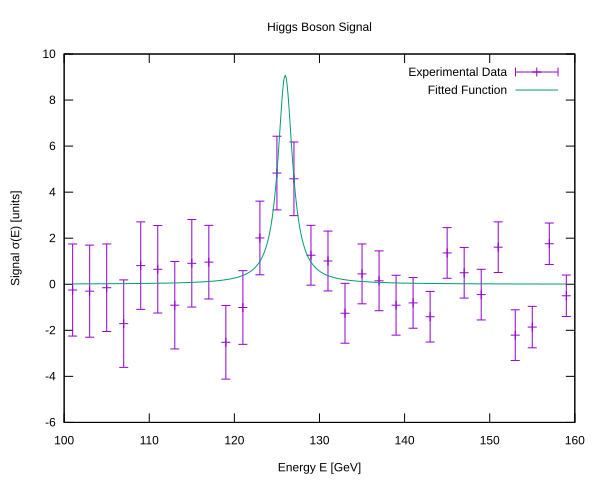

The gnuplot source for this figure:
set terminal svg enhanced background "white"
set output 'HiggsBoson.svg'

# Titles and labels
set title "Higgs Boson Signal"
set xlabel "Energy E [GeV]"
set ylabel "Signal σ(E) [units]"

# Plot data points with error bars and the fitted function
plot 'CERN.data' using 1:2:3 with errorbars title "Experimental Data", \
     'Out.HiggsBoson.txt' using 1:2 with lines title "Fitted Function"
